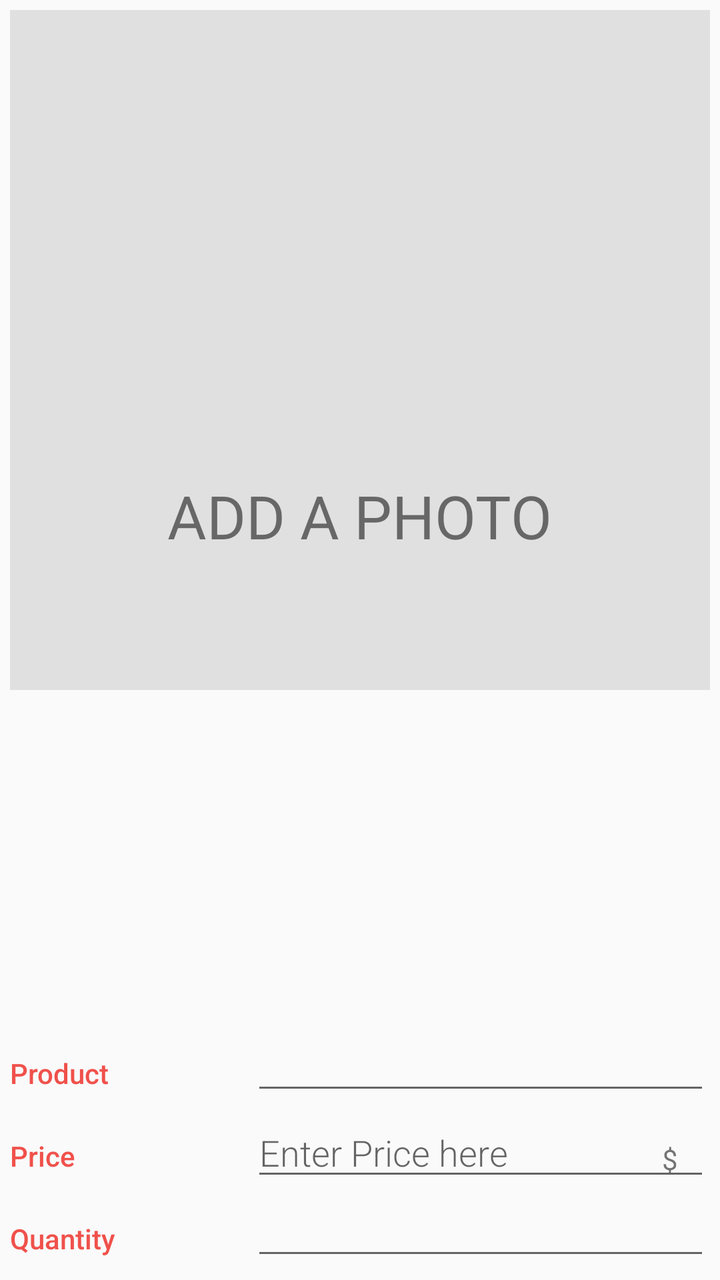
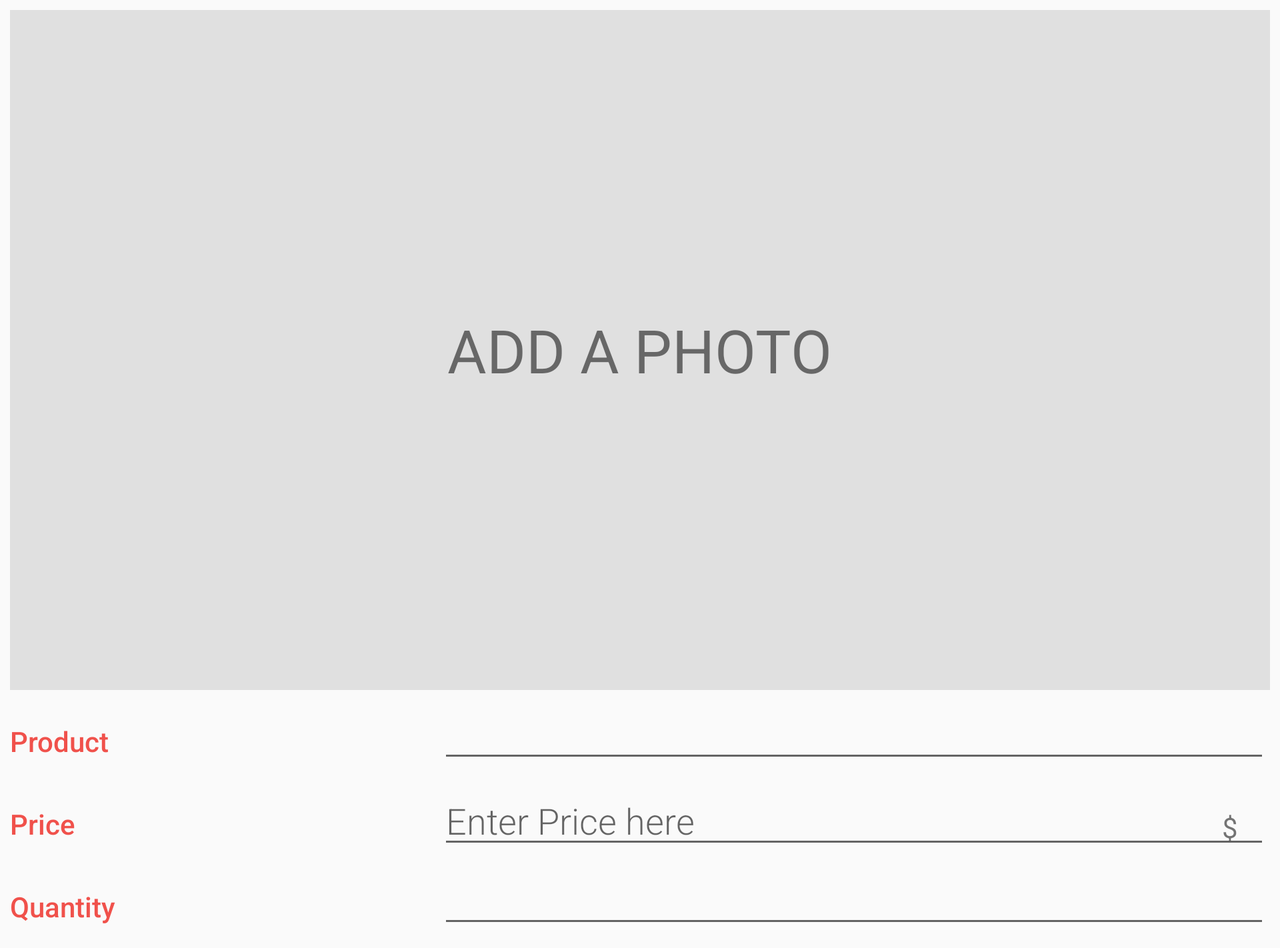

Two renders of one Android screen. The first uses the default layout on a phone; the second uses the alternative layout the repository ships for a different screen configuration, on a matching device. The two XML files are below.
<!-- AndroidManifest.xml: activity theme EditorTheme -->
<!-- res/layout/activity_editor.xml -->
<?xml version="1.0" encoding="utf-8"?>
<LinearLayout
    xmlns:android="http://schemas.android.com/apk/res/android"
    xmlns:app="http://schemas.android.com/apk/res-auto"
    xmlns:tools="http://schemas.android.com/tools"
    android:layout_width="match_parent"
    android:layout_height="match_parent"
    android:orientation="vertical"
    android:padding="5dp"
    tools:context="com.example.samuel.inventory.EditorActivity">

    <RelativeLayout
        android:layout_width="match_parent"
        android:layout_height="0dp"
        android:layout_weight="1">
    <ImageView
        android:layout_width="match_parent"
        android:layout_height="340dp"
        android:id="@+id/image"
        android:background="#E0E0E0"
        android:scaleType="centerCrop"
        android:layout_alignParentTop="true"
        android:layout_alignParentLeft="true"
        android:layout_alignParentStart="true" />
        <TextView
            android:layout_width="wrap_content"
            android:layout_height="wrap_content"
            android:id="@+id/disappearing_text"
            android:layout_centerInParent="true"
            android:text="ADD A PHOTO"
            android:textSize="30sp"
            android:padding="16dp"
            android:layout_marginBottom="15dp"/>
    </RelativeLayout>

    
    <LinearLayout
        android:layout_width="match_parent"
        android:layout_height="wrap_content"
        android:orientation="horizontal"
        android:layout_marginTop="0dp">

        
        <TextView
            android:text="Product"
            style="@style/CategoryStyle" />

        
        <LinearLayout
            android:layout_height="wrap_content"
            android:layout_width="0dp"
            android:layout_weight="2"
            android:paddingLeft="4dp"
            android:orientation="vertical">

            
            <EditText
                android:id="@+id/edit_product"
                style="@style/EditorFieldStyle"
                android:hint=""
                android:inputType="textCapWords" />


        </LinearLayout>
    </LinearLayout>

    
    <LinearLayout
        android:id="@+id/container_Price"
        android:layout_width="match_parent"
        android:layout_height="wrap_content"
        android:orientation="horizontal">

        
        <TextView
            android:text="Price"
            style="@style/CategoryStyle" />


            <RelativeLayout
                android:layout_height="wrap_content"
                android:layout_width="0dp"
                android:layout_weight="2"
                android:paddingLeft="4dp">

                
                <EditText
                    android:id="@+id/edit_price"
                    android:hint="Enter Price here"
                    android:inputType="numberDecimal"
                    style="@style/EditorFieldStyle" />

                
                <TextView
                    android:id="@+id/label_weight_units"
                    android:text="$"
                    style="@style/EditorUnitsStyle"/>
            </RelativeLayout>

            
        </LinearLayout>
    <LinearLayout
        android:layout_width="match_parent"
        android:layout_height="wrap_content"
        android:orientation="horizontal">

        
        <TextView
            android:text="Quantity"
            style="@style/CategoryStyle" />

        
        <LinearLayout
            android:layout_height="wrap_content"
            android:layout_width="0dp"
            android:layout_weight="2"
            android:paddingLeft="4dp"
            android:orientation="vertical">

            
            <EditText
                android:id="@+id/edit_Quantity"
                android:hint=""
                android:inputType="number"
                style="@style/EditorFieldStyle" />


        </LinearLayout>

    </LinearLayout>


    </LinearLayout>
<!-- resources referenced by this layout -->
<resources>
  <style name="CategoryStyle">
          <item name="android:layout_height">wrap_content</item>
          <item name="android:layout_width">0dp</item>
          <item name="android:layout_weight">1</item>
          <item name="android:paddingTop">16dp</item>
          <item name="android:textColor">@color/colorAccent</item>
          <item name="android:fontFamily">sans-serif-medium</item>
          <item name="android:textAppearance">?android:textAppearanceSmall</item>
      </style>
  <style name="EditorFieldStyle">
          <item name="android:layout_height">wrap_content</item>
          <item name="android:layout_width">match_parent</item>
          <item name="android:fontFamily">sans-serif-light</item>
          <item name="android:textAppearance">?android:textAppearanceMedium</item>
  
      </style>
  <style name="EditorUnitsStyle">
          <item name="android:layout_height">wrap_content</item>
          <item name="android:layout_width">wrap_content</item>
          <item name="android:layout_alignParentRight">true</item>
          <item name="android:paddingRight">16dp</item>
          <item name="android:paddingTop">16dp</item>
          <item name="android:textAppearance">?android:textAppearanceSmall</item>
      </style>
  <style name="EditorTheme" parent="Theme.AppCompat.Light.DarkActionBar">
          <item name="colorPrimary">@color/editorColorPrimary</item>
          <item name="colorPrimaryDark">@color/editorColorPrimaryDark</item>
          <item name="colorAccent">@color/colorAccent</item>
      </style>
  <color name="colorAccent">#F0514B</color>
  <color name="editorColorPrimary">#2D3640</color>
  <color name="editorColorPrimaryDark">#394450</color>
</resources>
<!-- res/layout-land/activity_editor.xml (the repository's variant of the layout above) -->
<!-- drawn on the phone turned sideways -->
<?xml version="1.0" encoding="utf-8"?>
<ScrollView xmlns:android="http://schemas.android.com/apk/res/android"
    android:orientation="vertical" android:layout_width="match_parent"
    android:layout_height="match_parent">
    <LinearLayout

        android:layout_width="match_parent"
        android:layout_height="match_parent"
        android:orientation="vertical"
        android:padding="5dp"
      >

        <RelativeLayout
            android:layout_width="match_parent"
            android:layout_height="0dp"
            android:layout_weight="1">
            <ImageView
                android:layout_width="match_parent"
                android:layout_height="340dp"
                android:id="@+id/image"
                android:background="#E0E0E0"
                android:scaleType="centerCrop"
                android:layout_alignParentTop="true"
                android:layout_alignParentLeft="true"
                android:layout_alignParentStart="true" />
            <TextView
                android:layout_width="wrap_content"
                android:layout_height="wrap_content"
                android:id="@+id/disappearing_text"
                android:layout_centerInParent="true"
                android:text="ADD A PHOTO"
                android:textSize="30sp"
                android:padding="16dp"/>
        </RelativeLayout>

        
        <LinearLayout
            android:layout_width="match_parent"
            android:layout_height="wrap_content"
            android:orientation="horizontal"
            android:layout_marginTop="0dp">

            
            <TextView
                android:text="Product"
                style="@style/CategoryStyle" />

            
            <LinearLayout
                android:layout_height="wrap_content"
                android:layout_width="0dp"
                android:layout_weight="2"
                android:paddingLeft="4dp"
                android:orientation="vertical">

                
                <EditText
                    android:id="@+id/edit_product"
                    style="@style/EditorFieldStyle"
                    android:hint=""
                    android:inputType="textCapWords" />


            </LinearLayout>
        </LinearLayout>

        
        <LinearLayout
            android:id="@+id/container_Price"
            android:layout_width="match_parent"
            android:layout_height="wrap_content"
            android:orientation="horizontal">

            
            <TextView
                android:text="Price"
                style="@style/CategoryStyle" />


            <RelativeLayout
                android:layout_height="wrap_content"
                android:layout_width="0dp"
                android:layout_weight="2"
                android:paddingLeft="4dp">

                
                <EditText
                    android:id="@+id/edit_price"
                    android:hint="Enter Price here"
                    android:inputType="numberDecimal"
                    style="@style/EditorFieldStyle" />

                
                <TextView
                    android:id="@+id/label_weight_units"
                    android:text="$"
                    style="@style/EditorUnitsStyle"/>
            </RelativeLayout>

            
        </LinearLayout>
        <LinearLayout
            android:layout_width="match_parent"
            android:layout_height="wrap_content"
            android:orientation="horizontal">

            
            <TextView
                android:text="Quantity"
                style="@style/CategoryStyle" />

            
            <LinearLayout
                android:layout_height="wrap_content"
                android:layout_width="0dp"
                android:layout_weight="2"
                android:paddingLeft="4dp"
                android:orientation="vertical">

                
                <EditText
                    android:id="@+id/edit_Quantity"
                    android:hint=""
                    android:inputType="number"
                    style="@style/EditorFieldStyle" />


            </LinearLayout>

        </LinearLayout>


    </LinearLayout>

</ScrollView>
